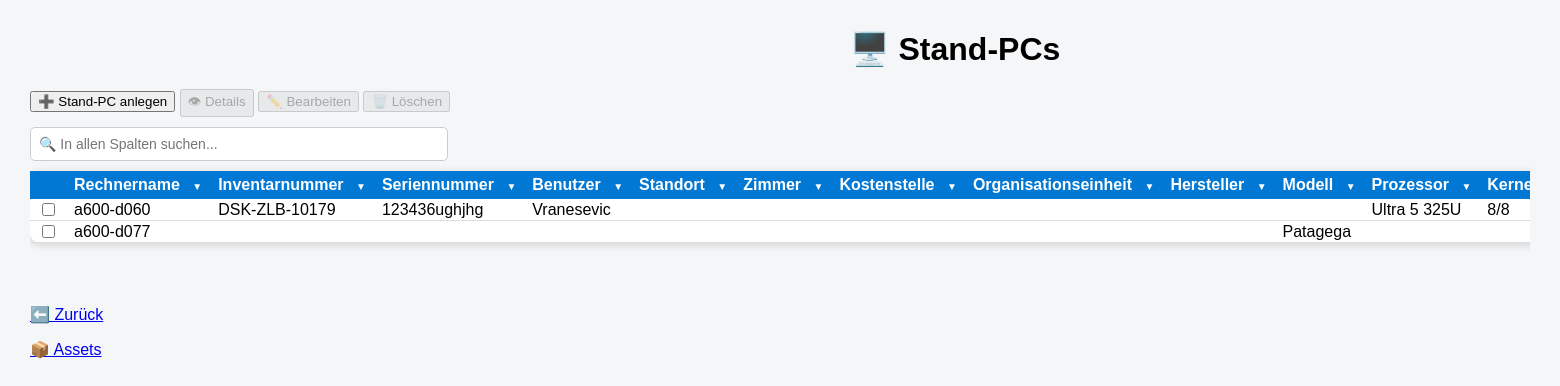
/assets/standpc, run on the app's committed database.
### tables this page shows
CREATE TABLE assets (

    id INTEGER PRIMARY KEY,

    inventarnummer TEXT,
    rechnername TEXT,
    seriennummer TEXT,

    kostenstelle TEXT,
    organisationseinheit TEXT,

    standort TEXT,
    zimmer TEXT,

    anschaffungsdatum TEXT,
    installationsdatum TEXT,

    assettyp TEXT,
    verwendungsart TEXT,

    status TEXT,

    hersteller TEXT,
    modell TEXT,

    mac_adresse TEXT,
    garantie TEXT,

    verwaltungsart TEXT,

    prozessor TEXT,
    kerne_threads TEXT,

    ram TEXT,
    festplatte TEXT,

    betriebssystem TEXT,

    displaygroesse TEXT,
    dockingstation TEXT,

    anlagenummer TEXT,

    mitarbeiter TEXT,

    bemerkung TEXT

);

### app.py (the view)
@app.route("/assets/standpc")
def standpcs():
    sortierung = request.args.get("sort", "rechnername")
    richtung = request.args.get("richtung", "ASC")
    erlaubte_spalten = [
        "inventarnummer",
        "rechnername",
        "seriennummer",
        "kostenstelle",
        "organisationseinheit",
        "standort",
        "zimmer",
        "anschaffungsdatum",
        "installationsdatum",
        "assettyp",
        "verwendungsart",
        "status",
        "hersteller",
        "modell",
        "mac_adresse",
        "garantie",
        "verwaltungsart",
        "prozessor",
        "kerne_threads",
        "ram",
        "festplatte",
        "betriebssystem",
        "displaygroesse",
        "dockingstation",
        "anlagenummer",
        "mitarbeiter",
        "bemerkung"
    ]
    if sortierung not in erlaubte_spalten:
        sortierung = "rechnername"
    if richtung not in ["ASC", "DESC"]:
        richtung = "ASC"
    verbindung = sqlite3.connect("asset_management.db")
    cursor = verbindung.cursor()
    cursor.execute(f"""
        SELECT *
        FROM assets
        WHERE LOWER(assettyp) = 'stand-pc'
        ORDER BY {sortierung} {richtung}
    """)
    standpcs = cursor.fetchall()
    print(standpcs)
    verbindung.close()
    return render_template(
        "standpc.html",
        standpcs=standpcs
    )

### templates/standpc.html (shortened to what this page needs)
<!DOCTYPE html>
<html>
<head>
    <link rel="stylesheet"
          href="{{ url_for('static', filename='style.css') }}">
    <link rel="stylesheet"
          href="{{ url_for('static', filename='assets_liste_tables.css') }}">
    <link rel="stylesheet"
          href="{{ url_for('static', filename='dropdowns.css') }}">
</head>
<body>
<div class="container">
    <h1>🖥️ Stand-PCs </h1>
    <div class="toolbar">
        <button onclick="assetAnlegen()">
            ➕ Stand-PC anlegen
        </button>
           <button id="detailsBtn"
                disabled
                onclick="detailsAnzeigen()">
                👁 Details
            </button>
            <button id="bearbeitenBtn"
                disabled
                onclick="assetBearbeiten()">
            ✏️ Bearbeiten
            </button>
            <button id="loeschenBtn"
                disabled
                onclick="popupOeffnen(ausgewaehlteId)">
                🗑️ Löschen
            </button>
    </div>
<div
    style="
         margin-top:10px;
        margin-bottom:0px;
        text-align:left;
    "
>
    <input
        type="text"
        id="globalFilter"
        placeholder="🔍 In allen Spalten suchen..."
        style="
            width:400px;
            padding:8px;
            font-size:14px;
            border:1px solid #ccc;
            border-radius:5px;
        "
>
</div>
</div>
    <div style="overflow-x:auto;">
        <table>
            <tr>
                <th></th>
                <th class="dropdown-column">
                Rechnername
                <span class="dropdown-button">▼</span>
             </th>
                <th class="dropdown-column">
                    Inventarnummer
                    <span class="dropdown-button">▼</span>
                </th>
                <th class="dropdown-column">
                    Seriennummer
                    <span class="dropdown-button">▼</span>
                </th>
                <th class="dropdown-column">
                    Benutzer
                    <span class="dropdown-button">▼</span>
                </th>
               <th class="dropdown-column">
                    Standort
                    <span class="dropdown-button">▼</span>
                </th>
                <th class="dropdown-column">
                    Zimmer
                    <span class="dropdown-button">▼</span>
                </th>
                <th class="dropdown-column">
                    Kostenstelle
                    <span class="dropdown-button">▼</span>
                </th>
                <th class="dropdown-column">
                    Organisationseinheit
                    <span class="dropdown-button">▼</span>
                </th>
                <th class="dropdown-column">
                    Hersteller
                    <span class="dropdown-button">▼</span>
                </th>
                <th class="dropdown-column">
                    Modell
                    <span class="dropdown-button">▼</span>
                </th>
                <th class="dropdown-column">
                    Prozessor
                    <span class="dropdown-button">▼</span>
                </th>
                <th class="dropdown-column">
                    Kerne/Threads
                </th>
            </tr>
            {% for pc in standpcs %}
            <tr>
                <td>
                   <input
                    type="checkbox"
                    class="asset-checkbox"
                    data-id="{{ pc[0] }}"
>
                </td>
                <td>{{ pc[2] }}</td>
                <td>{{ pc[1] }}</td>
                <td>{{ pc[3] }}</td>
                <td>{{ pc[26] }}</td>
                <td>{{ pc[6] }}</td>
                <td>{{ pc[7] }}</td>
                <td>{{ pc[4] }}</td>
                <td>{{ pc[5] }}</td>
                <td>{{ pc[13] }}</td>
                <td>{{ pc[14] }}</td>
                <td>{{ pc[18] }}</td>
                <td>{{ pc[19] }}</td>
            </tr>
            {% endfor %}
        </table>
    </div>
    <br><br>
    <p><a href="javascript:history.back()">⬅️ Zurück</a></p>
    <p><a href="/assets">📦 Assets</a></p>
</body>
</html>

### static/style.css (style rules this page uses)
body { font-family: Arial, sans-serif; background-color: #f4f6f8; margin: 30px; }
h1 { text-align: center; }
.container { width: 1850px; margin: auto; }

### static/assets_liste_tables.css (style rules this page uses)
table { width: 90%; margin: 10px 0; border-collapse: collapse; background-color: white; box-shadow: 0 2px 10px rgba(0,0,0,0.15); border-radius: 10px; overflow: visible; font-size: 16px; }
th { background-color: #0078d4; color: white; padding: 5px 8px; text-align: left; }
td { padding: 1px 8px; border-bottom: 1px solid #ddd; line-height: 1; }

### static/dropdowns.css (style rules this page uses)
.dropdown-column { position: relative; white-space: nowrap; }
.dropdown-button { color: white; cursor: pointer; margin-left: 8px; font-size: 10px; }

### data on the page
assets: rechnername "a600-d060", inventarnummer "DSK-ZLB-10179", seriennummer "123436ughjhg", mitarbeiter "Vranesevic", prozessor "Ultra 5 325U", kerne_threads "8/8"
assets: rechnername "a600-d077", modell "Patagega"
